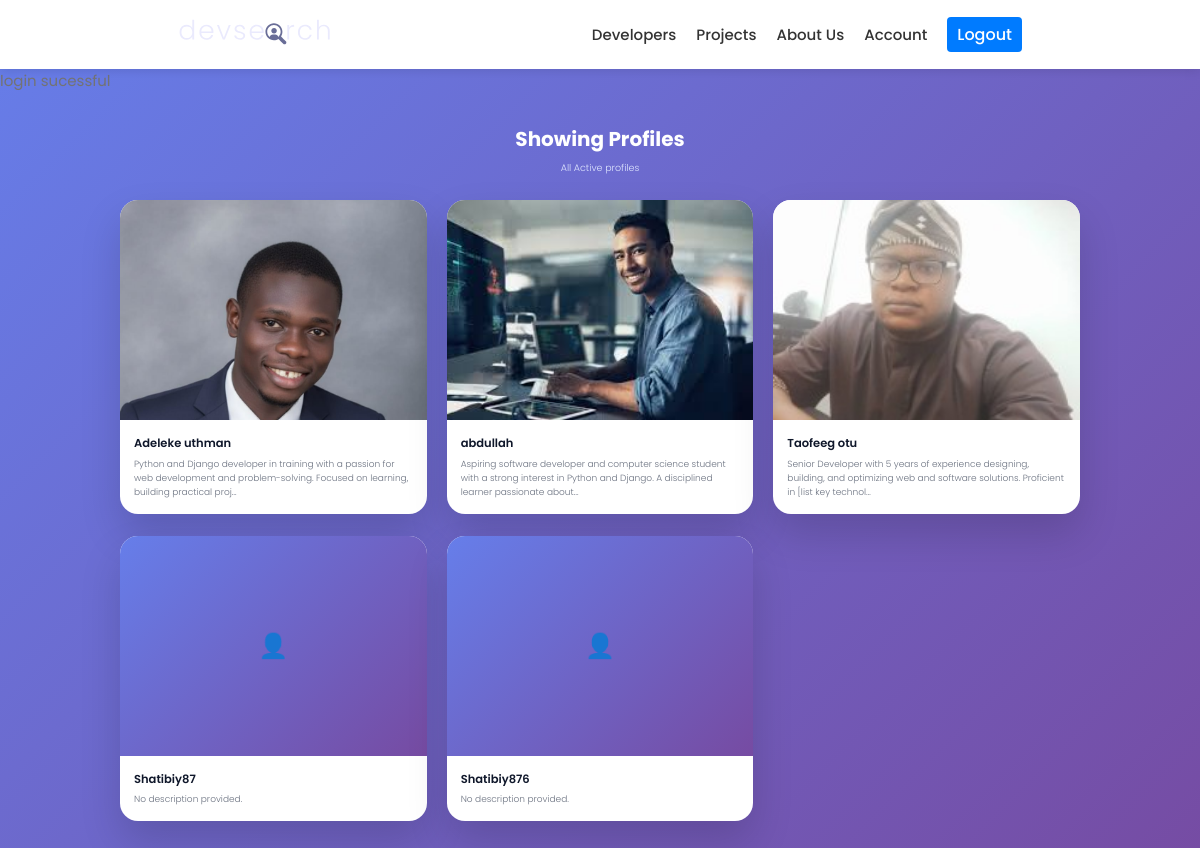
Page /users/ (signed in) on the earlier database version.
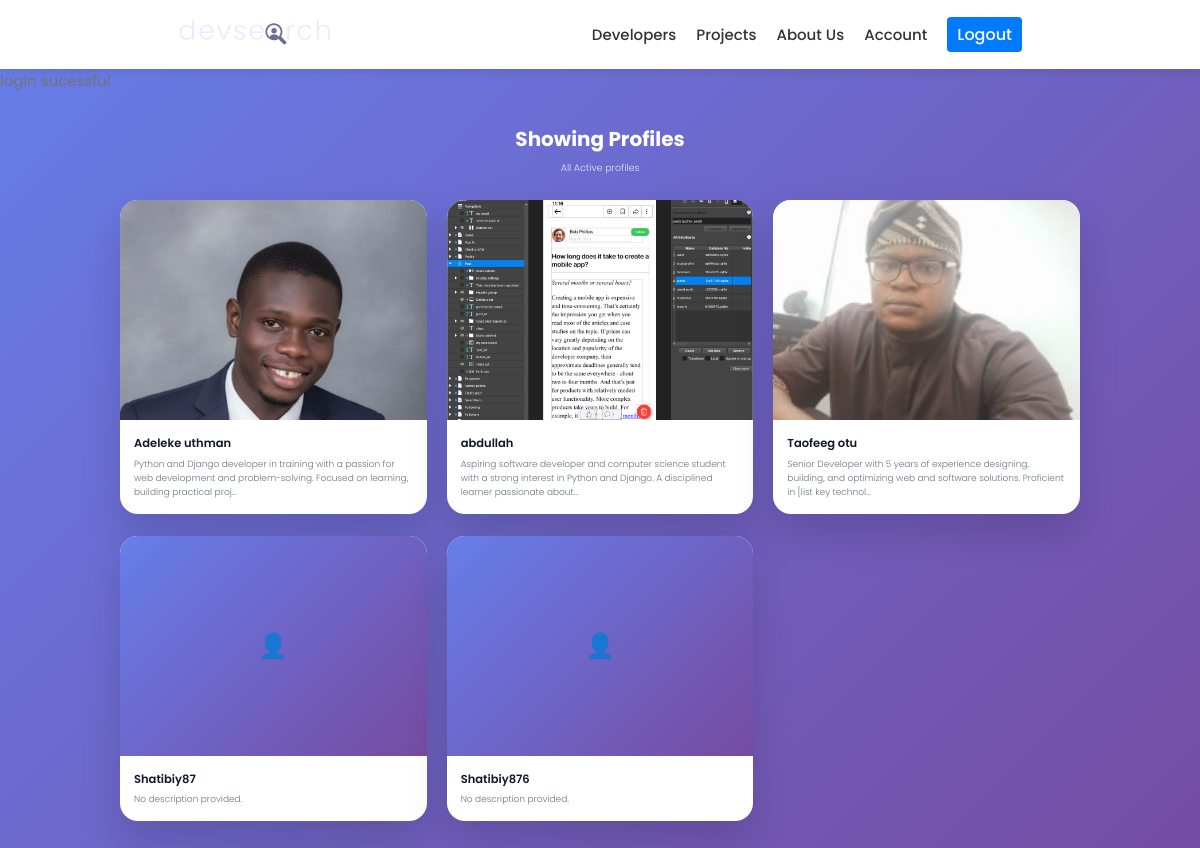
Same page on the later database version.
### users/models.py (models this page shows, shortened)
class Profile(models.Model):
    user = models.OneToOneField(User, on_delete=models.CASCADE, null=True, blank=True)
    name = models.CharField(max_length=200, blank=True, null=True)
    username = models.CharField(max_length=200, blank=True, null=True)
    email = models.EmailField(max_length=500, blank=True,null=True)
    location = models.CharField(max_length=200, blank=True, null=True)
    short_intro = models.CharField(max_length=500, blank=True,null=True)
    bio = models.TextField(blank=True, null=True)
    profile_image = models.ImageField(null=True, blank=True)
    social_github = models.CharField(max_length=200, blank=True, null=True)
    social_twitter = models.CharField(max_length=200, blank=True, null=True)
    social_linkedin = models.CharField(max_length=200, blank=True, null=True)
    social_website = models.CharField(max_length=200, blank=True, null=True)
    created = models.DateField(auto_now_add=True)
    id = models.UUIDField(default=uuid.uuid4, unique=True, primary_key=True,editable=False)

### users/views.py (the view)
# urls.py: path('', views.profiles, name="profiles"),
@login_required(login_url="login")
def profiles(request):
    profiles = Profile.objects.all()
    context = {'profiles' : profiles}
    messages.error(request, 'login sucessful')
    return render (request, 'users/profile.html', context)

### users/templates/users/profile.html (shortened to what this page needs)
{% extends "main.html" %}
{% load static %}
{% block content %}
<main class="profiles-page">
  <div class="container">
    <section class="hero-section">
      <h2>Showing Profiles</h2>
      <p>All Active profiles</p>
    </section>
    <section class="profilesList">
      <div class="profiles-grid">
        {% for profile in profiles %}
        <a href="{% url 'user_profile' profile.id %}" class="profile-link">
          <article class="profile-card">
            {% if profile.profile_image %}
              <img
                src="{{ profile.profile_image.url }}"
                alt="{{ profile.name|default:profile.username }}"
                class="profile-image"
              />
            {% else %}
              <div class="profile-placeholder">👤</div>
            {% endif %}
            <div class="profile-body">
              <h3 class="profile-name">
                {{ profile.name|default:profile.user.username|default:profile.username }}
              </h3>
              {% if profile.short_intro %}
                <p class="profile-intro">{{ profile.short_intro }}</p>
              {% elif profile.bio %}
                <p class="profile-intro">
                  {{ profile.bio|slice:":140" }}{% if profile.bio|length > 140 %}…{% endif %}
                </p>
              {% else %}
                <p class="profile-intro">No description provided.</p>
              {% endif %}
            </div>
          </article>
        </a>
        {% empty %}
          <p class="empty-state">No profiles found.</p>
        {% endfor %}
      </div>
    </section>
  </div>
</main>
{% endblock content %}

Differences in the rows shown:
changed Profile "abdullah": profile_image: a different picture
